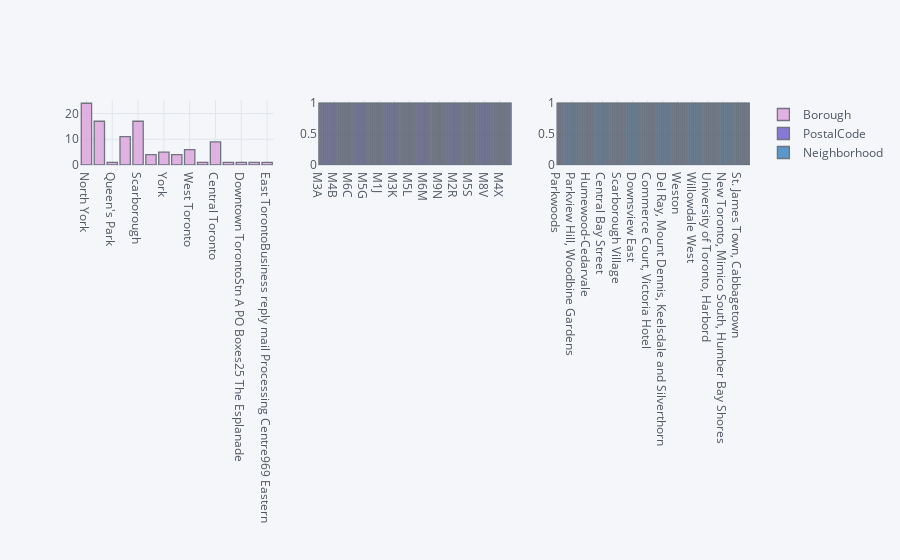

The code cell stored with this chart in its notebook:
### Markdown cell above
### Toronto Exploration

### Code cell
# For categorical variables
iplot(cf.subplots([TR['Borough'].figure(kind='hist',color=notebook_colours[0]),
                   TR['PostalCode'].figure(kind='hist',color=notebook_colours[1]),
                   TR['Neighborhood'].figure(kind='hist',color=notebook_colours[8])],shape=(1,3)))

### Figure 1 — Plotly figure (JSON) as saved in the notebook; plotly's stock layout.template omitted (floating-point values rounded to 4 significant figures)
{"data": [{"histfunc": "count", "histnorm": "", "marker": {"color": "rgba(221, 160, 221, 1.0)", "line": {"color": "#4D5663", "width": 1.3}}, "name": "Borough", "opacity": 0.8, "orientation": "v", "type": "histogram", "x": ["North York", "North York", "Downtown Toronto", "North York", "Queen's Park", "Etobicoke", "Scarborough", "North York", "East York", "Downtown Toronto", "North York", "Etobicoke", "Scarborough", "North York", "East York", "Downtown Toronto", "York", "Etobicoke", "Scarborough", "East Toronto", "Downtown Toronto", "York", "Scarborough", "East York", "Downtown Toronto", "Downtown Toronto", "Scarborough", "North York", "North York", "East York", "Downtown Toronto", "West Toronto", "Scarborough", "North York", "North York", "East YorkEast Toronto", "Downtown Toronto", "West Toronto", "Scarborough", "North York", "North York", "East Toronto", "Downtown Toronto", "West Toronto", "Scarborough", "North York", "North York", "East Toronto", "Downtown Toronto", "North York", "North York", "Scarborough", "North York", "North York", "East Toronto", "North York", "York", "North York", "Scarborough", "North York", "North York", "Central Toronto", "Central Toronto", "York", "York", "Scarborough", "North York", "Central Toronto", "Central Toronto", "West Toronto", "Etobicoke", "Scarborough", "North York", "Central Toronto", "Central Toronto", "West Toronto", "MississaugaCanada Post Gateway Processing Centre", "Etobicoke", "Scarborough", "Central Toronto", "Downtown Toronto", "West Toronto", "Scarborough", "Central Toronto", "Downtown Toronto", "Scarborough", "Central Toronto", "Downtown Toronto", "Etobicoke", "Etobicoke", "Scarborough", "Downtown Toronto", "Downtown TorontoStn A PO Boxes25 The Esplanade", "Etobicoke", "EtobicokeNorthwest", "Scarborough", "Downtown Toronto", "Downtown Toronto", "Etobicoke", "Downtown Toronto", "East TorontoBusiness reply mail Processing Centre969 Eastern", "Etobicoke", "Etobicoke"], "xaxis": "x", "yaxis": "y"}, {"histfunc": "count", "histnorm": "", "marker": {"color": "rgba(106, 90, 205, 1.0)", "line": {"color": "#4D5663", "width": 1.3}}, "name": "PostalCode", "opacity": 0.8, "orientation": "v", "type": "histogram", "x": ["M3A", "M4A", "M5A", "M6A", "M7A", "M9A", "M1B", "M3B", "M4B", "M5B", "M6B", "M9B", "M1C", "M3C", "M4C", "M5C", "M6C", "M9C", "M1E", "M4E", "M5E", "M6E", "M1G", "M4G", "M5G", "M6G", "M1H", "M2H", "M3H", "M4H", "M5H", "M6H", "M1J", "M2J", "M3J", "M4J", "M5J", "M6J", "M1K", "M2K", "M3K", "M4K", "M5K", "M6K", "M1L", "M2L", "M3L", "M4L", "M5L", "M6L", "M9L", "M1M", "M2M", "M3M", "M4M", "M5M", "M6M", "M9M", "M1N", "M2N", "M3N", "M4N", "M5N", "M6N", "M9N", "M1P", "M2P", "M4P", "M5P", "M6P", "M9P", "M1R", "M2R", "M4R", "M5R", "M6R", "M7R", "M9R", "M1S", "M4S", "M5S", "M6S", "M1T", "M4T", "M5T", "M1V", "M4V", "M5V", "M8V", "M9V", "M1W", "M4W", "M5W", "M8W", "M9W", "M1X", "M4X", "M5X", "M8X", "M4Y", "M7Y", "M8Y", "M8Z"], "xaxis": "x2", "yaxis": "y2"}, {"histfunc": "count", "histnorm": "", "marker": {"color": "rgba(55, 128, 191, 1.0)", "line": {"color": "#4D5663", "width": 1.3}}, "name": "Neighborhood", "opacity": 0.8, "orientation": "v", "type": "histogram", "x": ["Parkwoods", "Victoria Village", "Regent Park, Harbourfront", "Lawrence Manor, Lawrence Heights", "Ontario Provincial Government", "Islington Avenue", "Malvern, Rouge", "Don Mills North", "Parkview Hill, Woodbine Gardens", "Garden District, Ryerson", "Glencairn", "West Deane Park, Princess Gardens, Martin Grove, Islington, Cloverdale", "Rouge Hill, Port Union, Highland Creek", "Don Mills South", "Woodbine Heights", "St. James Town", "Humewood-Cedarvale", "Eringate, Bloordale Gardens, Old Burnhamthorpe, Markland Wood", "Guildwood, Morningside, West Hill", "The Beaches", "Berczy Park", "Caledonia-Fairbanks", "Woburn", "Leaside", "Central Bay Street", "Christie", "Cedarbrae", "Hillcrest Village", "Bathurst Manor, Wilson Heights, Downsview North", "Thorncliffe Park", "Richmond, Adelaide, King", "Dufferin, Dovercourt Village", "Scarborough Village", "Fairview, Henry Farm, Oriole", "Northwood Park, York University", "The Danforth  East", "Harbourfront East, Union Station, Toronto Islands", "Little Portugal, Trinity", "Kennedy Park, Ionview, East Birchmount Park", "Bayview Village", "Downsview East", "The Danforth West, Riverdale", "Toronto Dominion Centre, Design Exchange", "Brockton, Parkdale Village, Exhibition Place", "Golden Mile, Clairlea, Oakridge", "York Mills, Silver Hills", "Downsview West", "India Bazaar, The Beaches West", "Commerce Court, Victoria Hotel", "North Park, Maple Leaf Park, Upwood Park", "Humber Summit", "Cliffside, Cliffcrest, Scarborough Village West", "Willowdale, Newtonbrook", "Downsview Central", "Studio District", "Bedford Park, Lawrence Manor East", "Del Ray, Mount Dennis, Keelsdale and Silverthorn", "Humberlea, Emery", "Birch Cliff, Cliffside West", "Willowdale South", "Downsview Northwest", "Lawrence Park", "Roselawn", "Runnymede, The Junction North", "Weston", "Dorset Park, Wexford Heights, Scarborough Town Centre", "York Mills West", "Davisville North", "Forest Hill North & West", "High Park, The Junction South", "Westmount", "Wexford, Maryvale", "Willowdale West", "North Toronto West", "The Annex, North Midtown, Yorkville", "Parkdale, Roncesvalles", "Enclave of L4W", "Kingsview Village, St. Phillips, Martin Grove Gardens, Richview Gardens", "Agincourt", "Davisville", "University of Toronto, Harbord", "Runnymede, Swansea", "Clarks Corners, Tam O'Shanter, Sullivan", "Moore Park, Summerhill East", "Kensington Market, Chinatown, Grange Park", "Milliken, Agincourt North, Steeles East, L'Amoreaux East", "Summerhill West, Rathnelly, South Hill, Forest Hill SE, Deer Park", "CN Tower, King and Spadina, Railway Lands, Harbourfront West, Bathurst Quay, South Niagara, Island airport", "New Toronto, Mimico South, Humber Bay Shores", "South Steeles, Silverstone, Humbergate, Jamestown, Mount Olive, Beaumond Heights, Thistletown, Albion Gardens", "Steeles West, L'Amoreaux West", "Rosedale", "Enclave of M5E", "Alderwood, Long Branch", "Clairville, Humberwood, Woodbine Downs, West Humber, Kipling Heights, Rexdale, Elms, Tandridge, Old Rexdale", "Upper Rouge", "St. James Town, Cabbagetown", "First Canadian Place, Underground city", "The Kingsway, Montgomery Road, Old Mill North", "Church and Wellesley", "Enclave of M4L", "Old Mill South, King's Mill Park, Sunnylea, Humber Bay, Mimico NE, The Queensway East, Royal York South East, Kingsway Park South East", "Mimico NW, The Queensway West, South of Bloor, Kingsway Park South West, Royal York South West"], "xaxis": "x3", "yaxis": "y3"}], "layout": {"legend": {"bgcolor": "#F5F6F9", "font": {"color": "#4D5663"}}, "paper_bgcolor": "#F5F6F9", "plot_bgcolor": "#F5F6F9", "title": {"font": {"color": "#4D5663"}}, "xaxis": {"anchor": "y", "domain": [0, 0.2889], "gridcolor": "#E1E5ED", "showgrid": true, "tickfont": {"color": "#4D5663"}, "title": {"font": {"color": "#4D5663"}, "text": ""}, "zerolinecolor": "#E1E5ED"}, "xaxis2": {"anchor": "y2", "domain": [0.3556, 0.6444], "gridcolor": "#E1E5ED", "showgrid": true, "tickfont": {"color": "#4D5663"}, "title": {"font": {"color": "#4D5663"}, "text": ""}, "zerolinecolor": "#E1E5ED"}, "xaxis3": {"anchor": "y3", "domain": [0.7111, 1], "gridcolor": "#E1E5ED", "showgrid": true, "tickfont": {"color": "#4D5663"}, "title": {"font": {"color": "#4D5663"}, "text": ""}, "zerolinecolor": "#E1E5ED"}, "yaxis": {"anchor": "x", "domain": [0, 1], "gridcolor": "#E1E5ED", "showgrid": true, "tickfont": {"color": "#4D5663"}, "title": {"font": {"color": "#4D5663"}, "text": ""}, "zerolinecolor": "#E1E5ED"}, "yaxis2": {"anchor": "x2", "domain": [0, 1], "gridcolor": "#E1E5ED", "showgrid": true, "tickfont": {"color": "#4D5663"}, "title": {"font": {"color": "#4D5663"}, "text": ""}, "zerolinecolor": "#E1E5ED"}, "yaxis3": {"anchor": "x3", "domain": [0, 1], "gridcolor": "#E1E5ED", "showgrid": true, "tickfont": {"color": "#4D5663"}, "title": {"font": {"color": "#4D5663"}, "text": ""}, "zerolinecolor": "#E1E5ED"}}}
